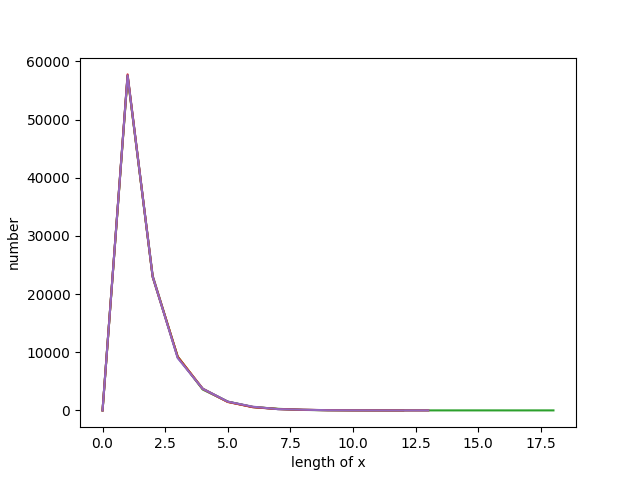

The Python source for this figure:
from matplotlib import pyplot as plt
import numpy as np


plt.xlabel("length of x")
plt.ylabel("number")

for i in range(5):
    print("data{}".format(i))
    with open("../data/dat{}_in".format(i)) as f:
        t = f.readline()
        arr = [0] * 10000000
        prev = ""
        cnt = 1
        for ch in t:
            if prev == 'x' and ch == 'x':
                cnt += 1
            elif prev == 'x':
                arr[cnt] += 1
                cnt = 1
            prev = ch
        while arr[-1] == 0:
            arr.pop()
        y = np.array(arr)
        plt.plot(y)
plt.show()
